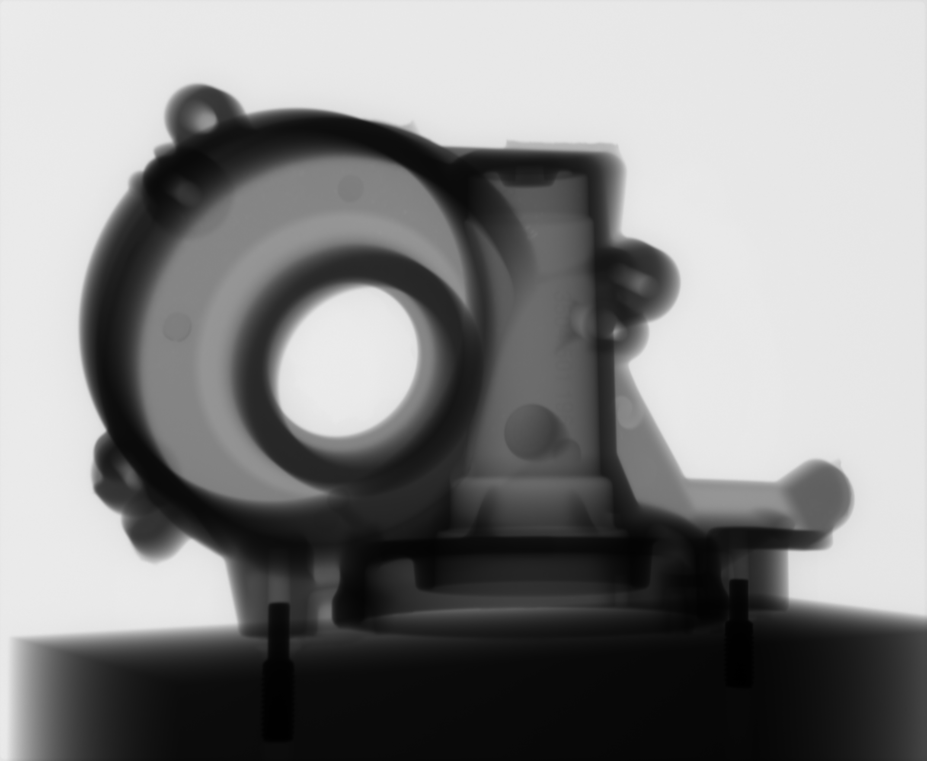
//> input picture 高斯LP金字塔/3.bmp, 927 x 761 px, shrunk from 2144 x 1762 before the run
$ ./ACE   (built with g++ and OpenCV 4)
//> lines starting //> are read from the running program, lines starting //| are printed output that depends on the picture
//> further down, src is the input picture: 761 rows x 927 cols, CV_8UC1; min 0, max 237, mean 134.1
#include <iostream>
#include <opencv2/opencv.hpp>

using namespace cv;
using namespace std;

Mat matrixWiseMulti(Mat &m1, Mat &m2) {
	Mat dst = m1.mul(m2);
	return dst;
}


//float MaxCG:对高频成分的最大增益值,int n：局部半径,int C:对高频的直接增益系数
void ACE(Mat &src, int C = 3, int n = 20, float MaxCG = 3) {
//> called with C = 5, n = 7, MaxCG = 3
	int rows = src.rows;
//> rows = 761
	int cols = src.cols;
//> cols = 927

	Mat meanLocal; //图像局部均值
	Mat varLocal;  //图像局部方差
	Mat meanGlobal;//全局均值
	Mat varGlobal; //全局标准差

	blur(src.clone(), meanLocal, Size(n, n));
	namedWindow("低通滤波", WINDOW_NORMAL);
	imshow("低通滤波", meanLocal);
	//imwrite("低通滤波.bmp", meanLocal);
	Mat highFreq = src - meanLocal;//高频成分
	namedWindow("高频成分", WINDOW_NORMAL);
	imshow("高频成分", highFreq);
	//imwrite("高频成分.bmp", highFreq);

	varLocal = matrixWiseMulti(highFreq, highFreq);
//> in matrixWiseMulti, `Mat dst = m1.mul(m2);`:
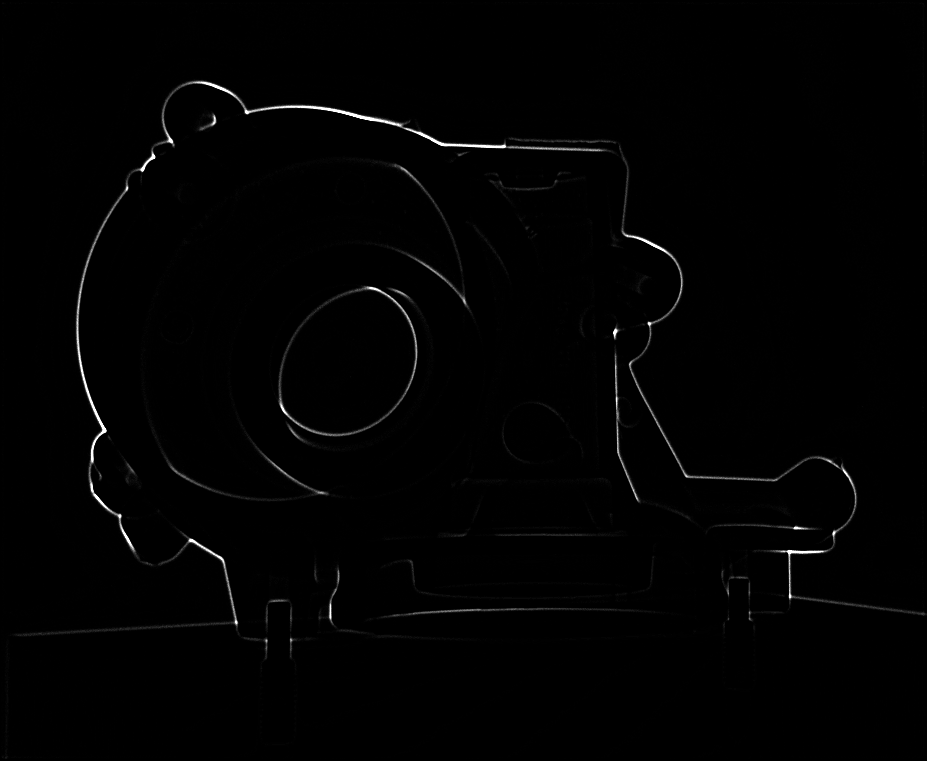
//> dst: 761 rows x 927 cols, CV_8UC1; min 0, max 255, mean 2
	blur(varLocal, varLocal, Size(n, n));
	//换算成局部标准差
	varLocal.convertTo(varLocal, CV_32F);
//> varLocal: 761 rows x 927 cols, CV_32FC1
	for (int i = 0; i < rows; i++) {
		for (int j = 0; j < cols; j++) {
			varLocal.at<float>(i, j) = (float)sqrt(varLocal.at<float>(i, j));
		}
	}
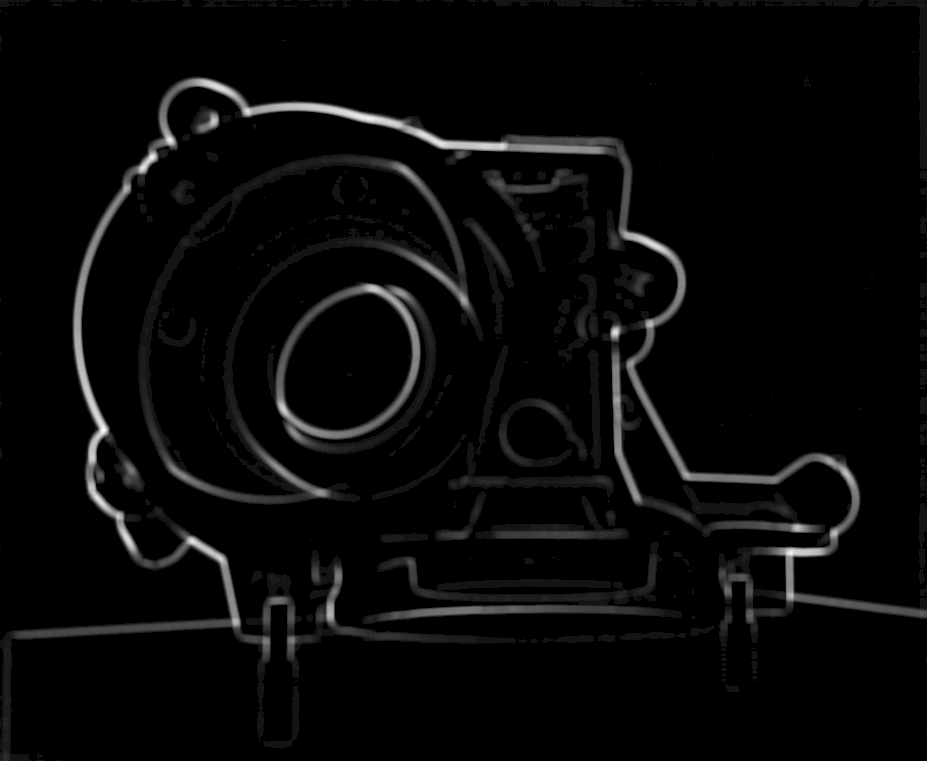
//> varLocal: 761 rows x 927 cols, CV_32FC1; min 0, max 12.69, mean 0.412; drawn with min black and max white
	meanStdDev(src, meanGlobal, varGlobal);
//> meanGlobal = [134.1]; varGlobal = [92.39]
	Mat gainArr = 0.5 * meanGlobal / varLocal;//增益系数矩阵
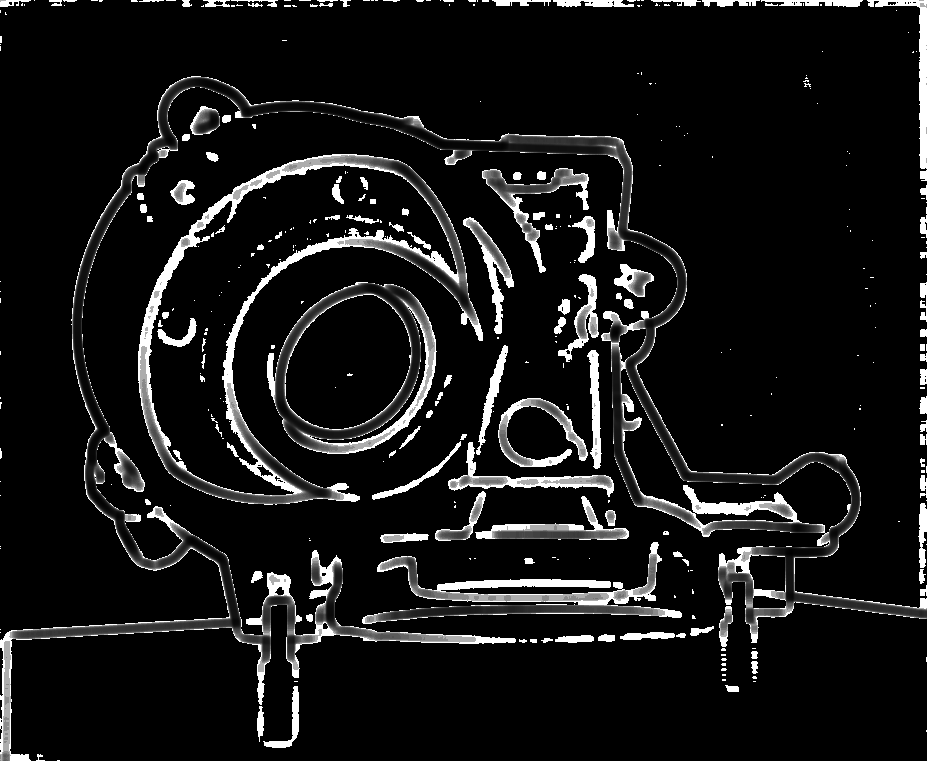
//> gainArr: 761 rows x 927 cols, CV_32FC1; 84.96% of the values are NaN or infinite; the others: min 5.28, max 67.04, mean 41.08; drawn with min black, max white, NaN and infinite black

	//对增益矩阵进行截止
	for (int i = 0; i < rows; i++) {
		for (int j = 0; j < cols; j++) {
			if (gainArr.at<float>(i, j) > MaxCG) {
				gainArr.at<float>(i, j) = MaxCG;
			}
		}
	}
//> gainArr: 761 rows x 927 cols, CV_32FC1; every value is 3
	gainArr.convertTo(gainArr, CV_8U);
//> gainArr: 761 rows x 927 cols, CV_8UC1; every value is 3
	gainArr = matrixWiseMulti(gainArr, highFreq);
	Mat dst1 = meanLocal + gainArr;
	//imshow("变增益增强后高频", gainArr);
	//imshow("变增益方法", dst1);
	Mat dst2 = meanLocal + C * highFreq;
	Mat chigh = C * highFreq;
	imshow("C增强后高频", chigh);
	//imwrite("增强后高频.bmp", chigh);
	namedWindow("恒增益方法", WINDOW_NORMAL);
	imshow("恒增益方法", dst2);
	//imwrite("ACE恒增益.bmp", dst2);
}

int main()
{
	const char* img_path = "3.bmp";
	Mat src = imread(img_path, 0);
	namedWindow("src", WINDOW_NORMAL);
	imshow("src", src);
	// [4 lines of commented-out code are left out]
	int C = 5;
	int n = 7;
	float MaxCG = 3;
	ACE(src, C, n, MaxCG);
	waitKey();
	return  0;
}

$ run again, with 高斯LP金字塔/1.bmp copied over 高斯LP金字塔/3.bmp
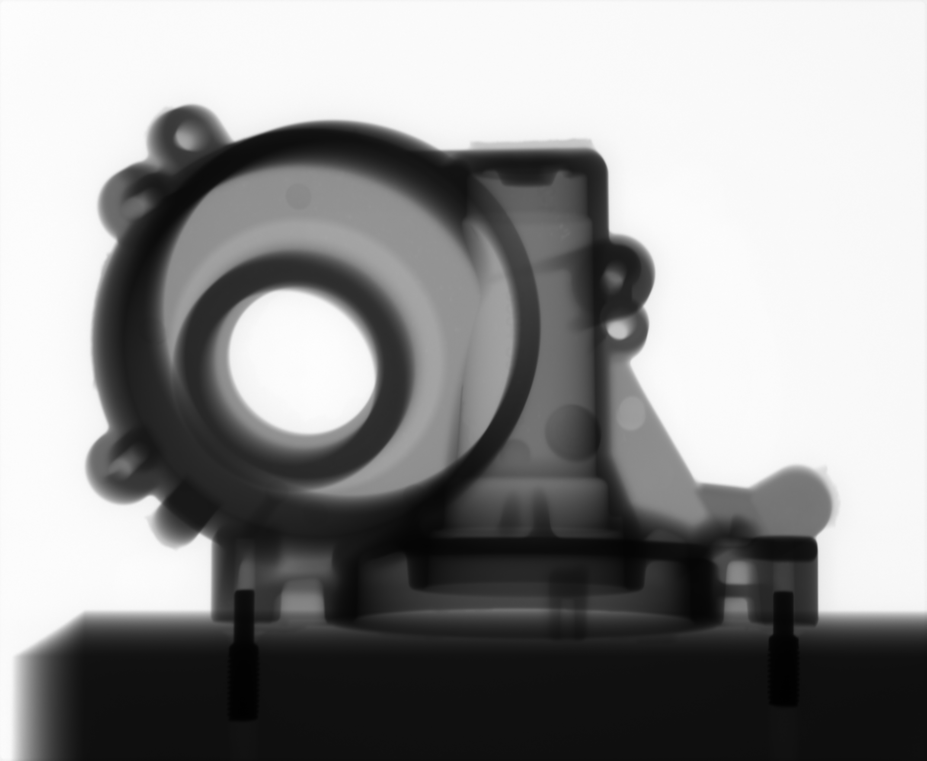
//> input picture 高斯LP金字塔/1.bmp, 927 x 761 px, shrunk from 2144 x 1762 before the run
//> src is the input picture: 761 rows x 927 cols, CV_8UC1; min 1, max 254, mean 145.3
//> after the loop in ACE, `for (int i = 0; i < rows; i++)`:
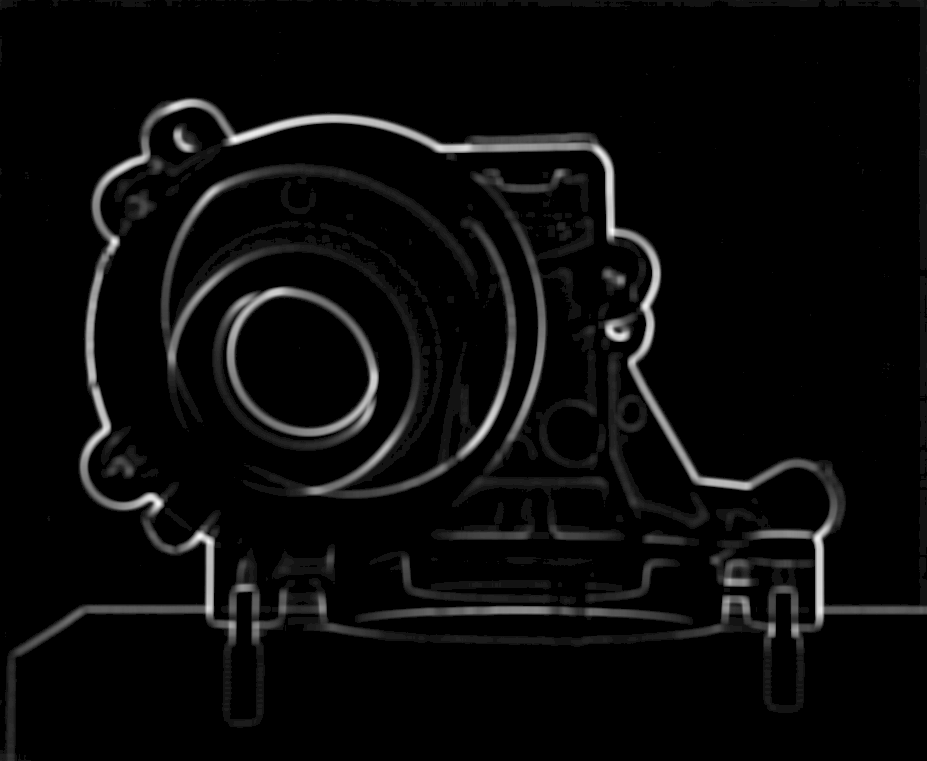
//> varLocal: 761 rows x 927 cols, CV_32FC1; min 0, max 12.81, mean 0.51; drawn with min black and max white
//> meanGlobal = [145.3]; varGlobal = [100]
//> in matrixWiseMulti (call 2), `Mat dst = m1.mul(m2);`:
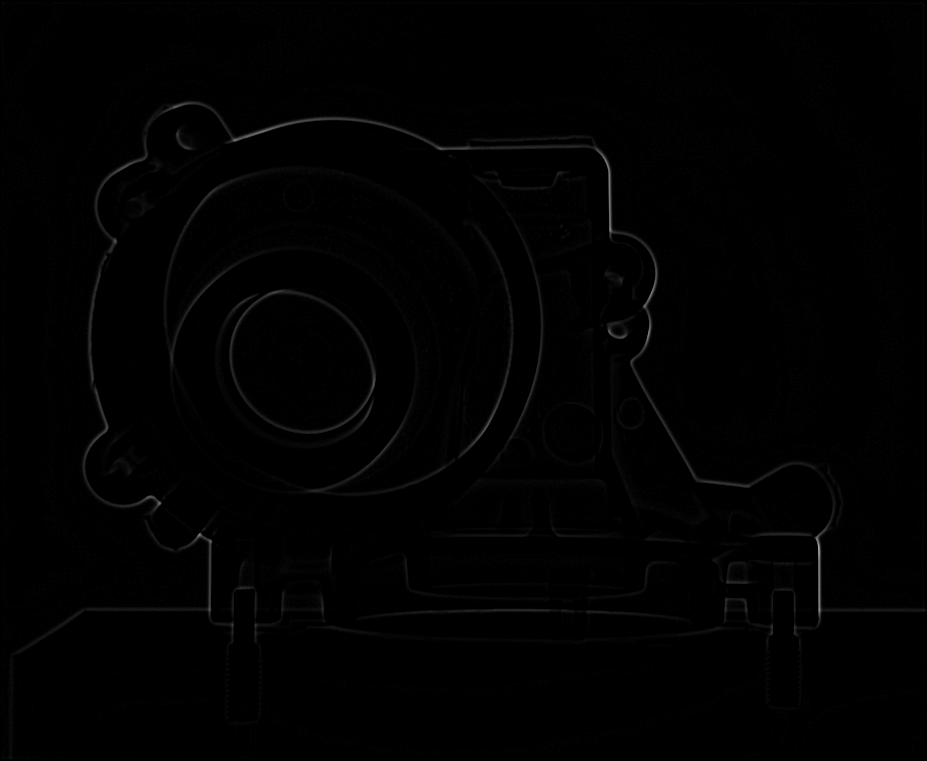
//> dst: 761 rows x 927 cols, CV_8UC1; min 0, max 165, mean 1.3

$ run again, with 高斯LP金字塔/2.bmp copied over 高斯LP金字塔/3.bmp
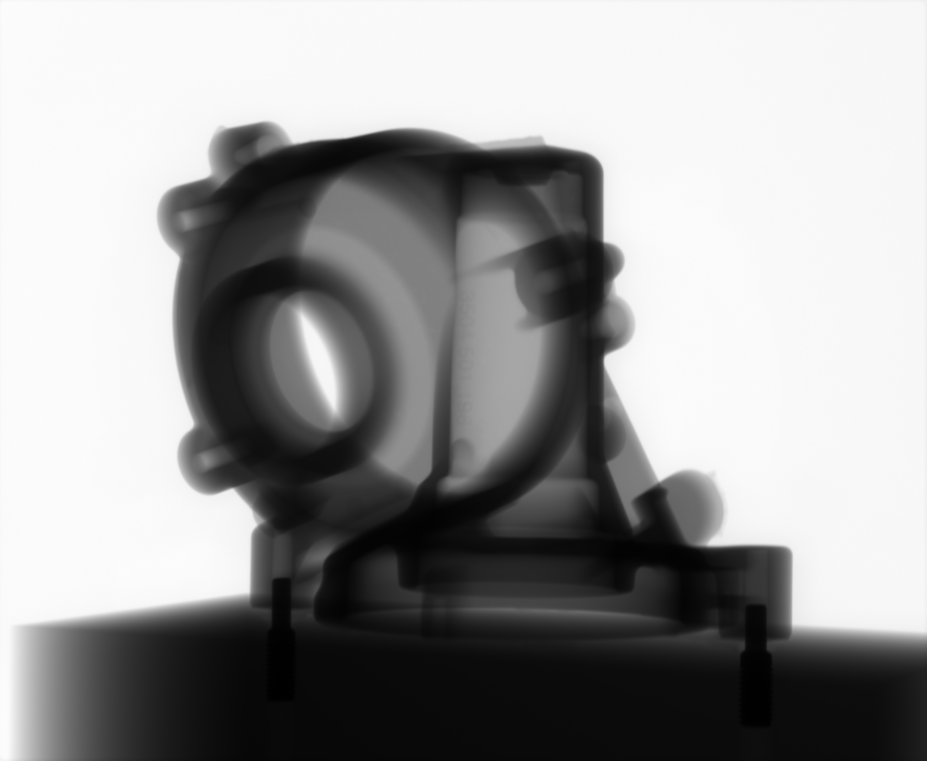
//> input picture 高斯LP金字塔/2.bmp, 927 x 761 px, shrunk from 2144 x 1762 before the run
//> src is the input picture: 761 rows x 927 cols, CV_8UC1; min 0, max 253, mean 153.2
//> after the loop in ACE, `for (int i = 0; i < rows; i++)`:
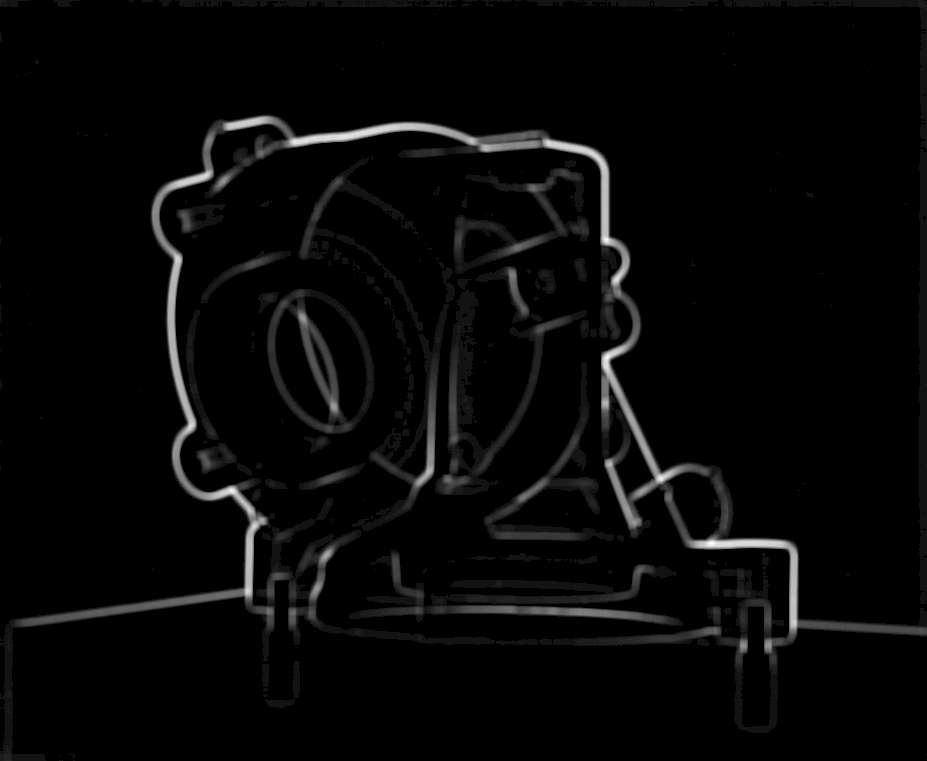
//> varLocal: 761 rows x 927 cols, CV_32FC1; min 0, max 12.85, mean 0.377; drawn with min black and max white
//> meanGlobal = [153.2]; varGlobal = [102]
//> in ACE, `Mat gainArr = 0.5 * meanGlobal / varLocal;`:
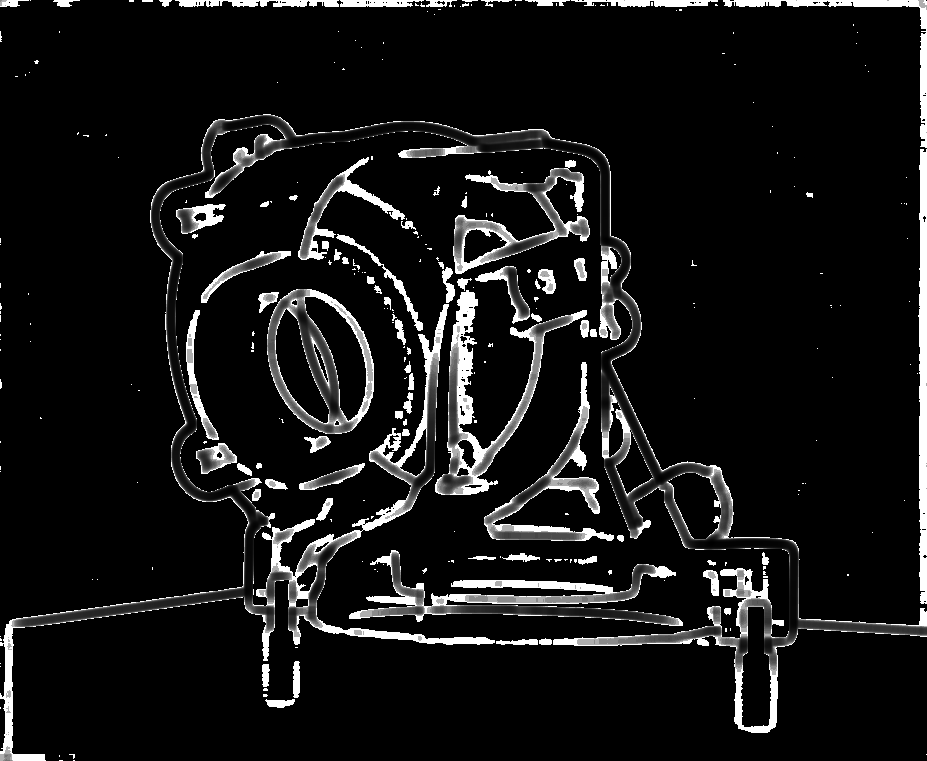
//> gainArr: 761 rows x 927 cols, CV_32FC1; 85.99% of the values are NaN or infinite; the others: min 5.96, max 76.61, mean 48.38; drawn with min black, max white, NaN and infinite black
